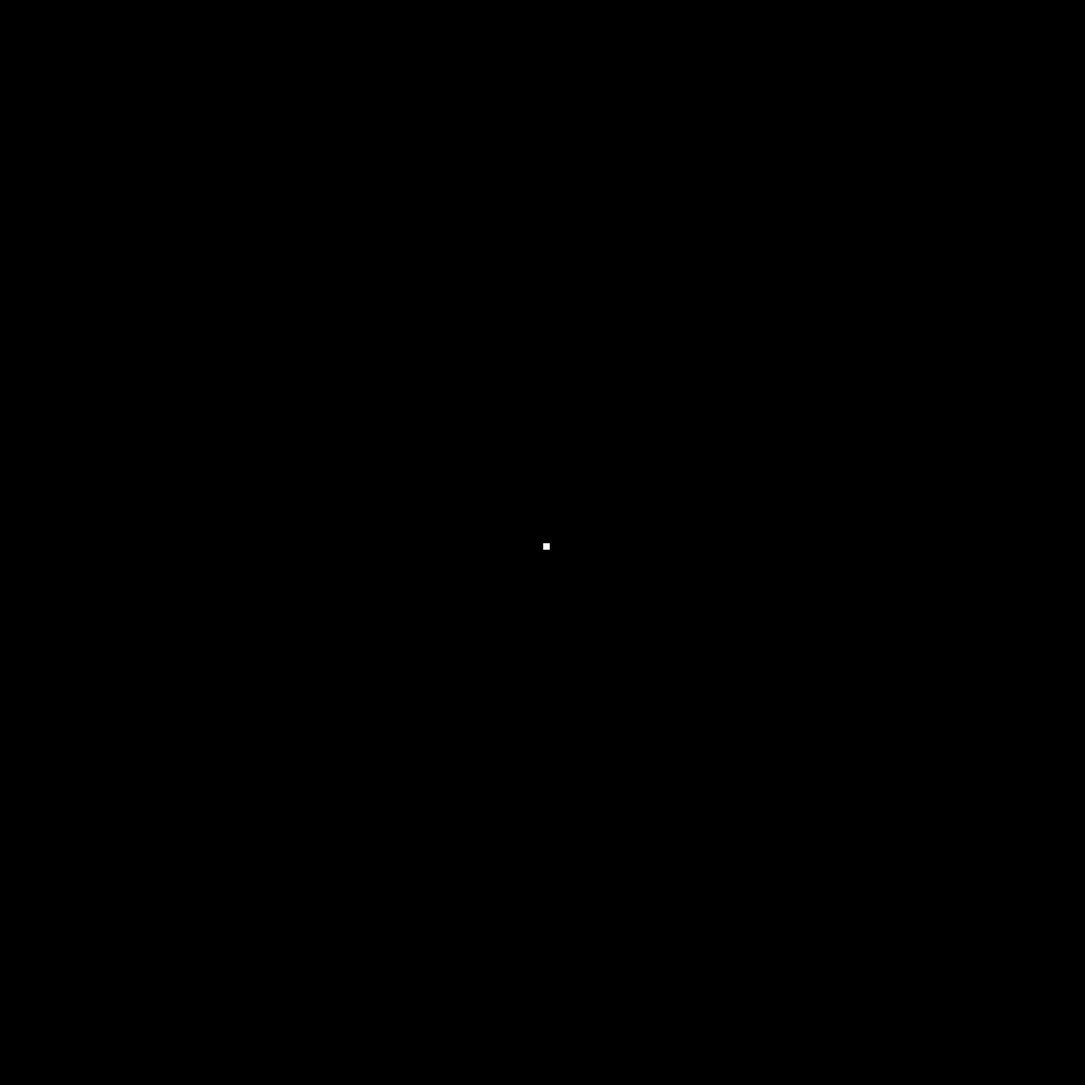
Frame 1 (no input)
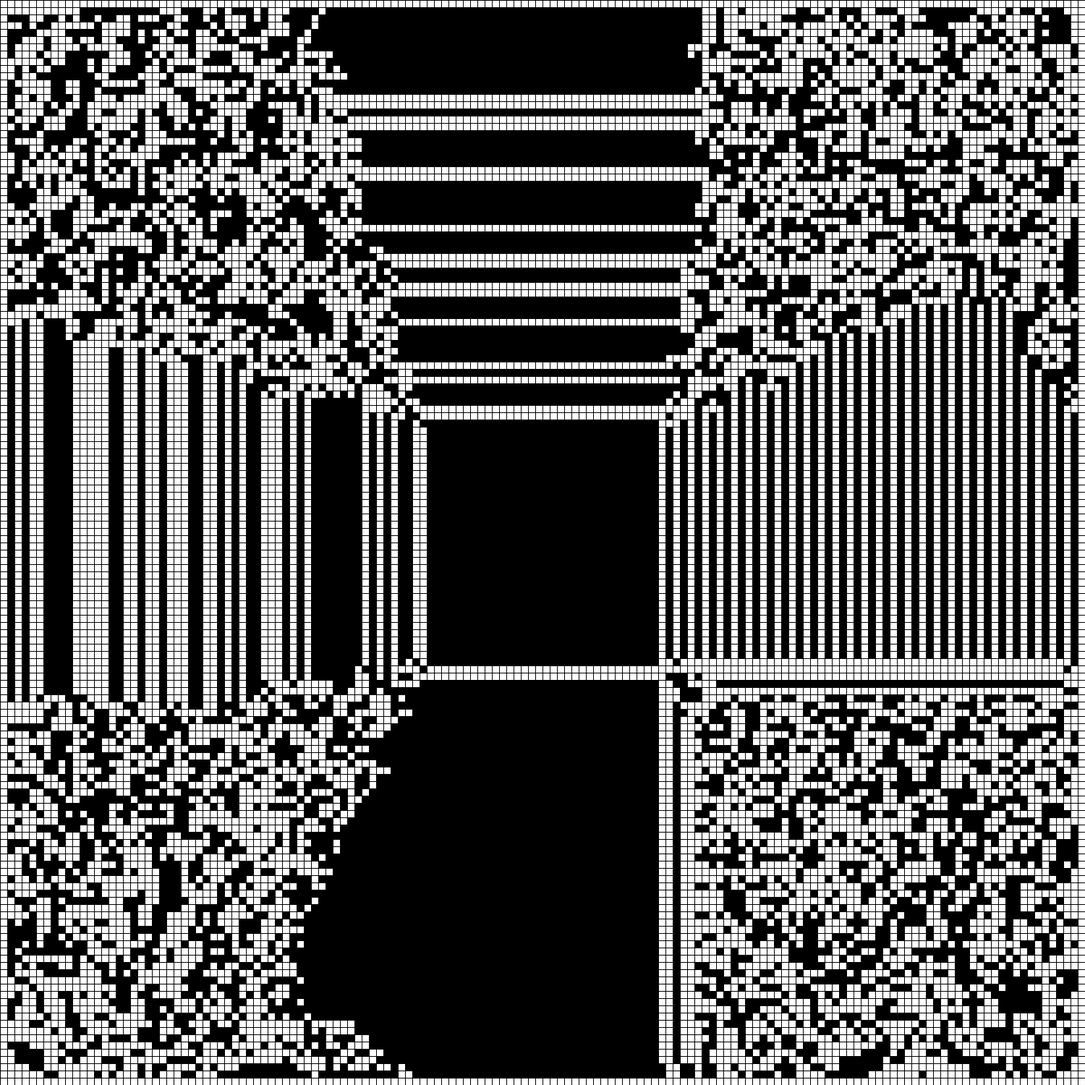
Frame 60 (the mouse pressed at the canvas centre just before this capture)
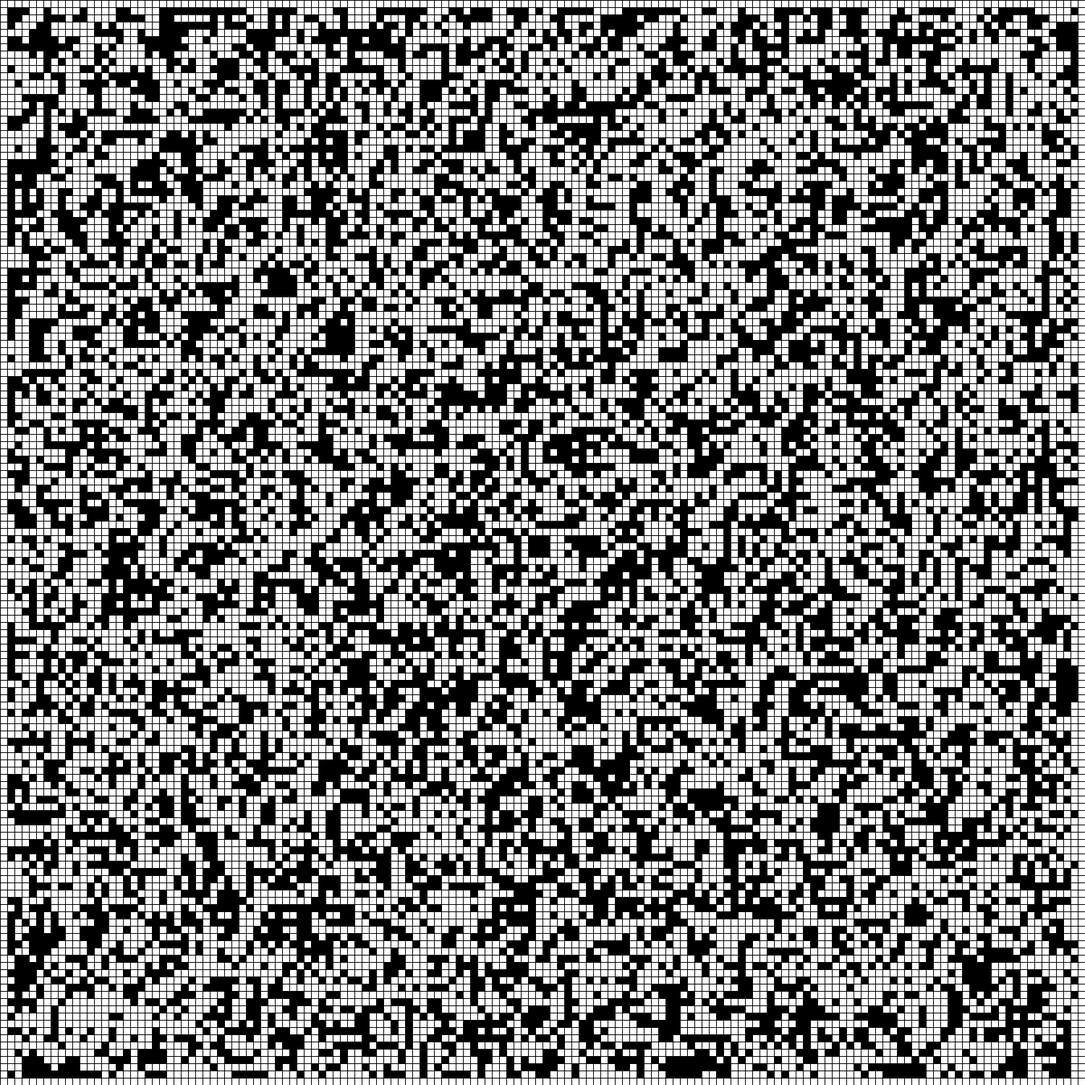
Frame 120 (the mouse held since frame 60 and released just before this capture)

The Processing sketch that drew these frames (run headless with seeded random() and noise(); from frame 60 on, the mouse is pressed at the canvas centre):

// Processing sketch: borders
// ── borders.pde
import java.util.*;
// global variables
int gridWidth = 150;
int gridHeight = 150;
// -1 for random rule, or set custom rule with "L" at the end (limited to pos rules)
long ruleNum = -1;
// our grid of cells
boolean[][] grid = new boolean[gridWidth][gridHeight];
// our table of rules
Hashtable<Long,Boolean> rules = new Hashtable<Long,Boolean>();

// setup runs when program starts
void setup(){
  size(1500,1500);
  // use random rules
  if (ruleNum == -1){
    boolean[] randRules = genRandomRules();
    initRules(randRules);
  }
  // use custom rules
  else{
    boolean[] setRules = toBinary(ruleNum);
    initRules(setRules);
  }
  // initialize grid
  initGrid();
}
// draw runs every frame
void draw(){
  drawGrid(); // display grid on screen
  grid = getNext(); // get next generation
  delay(10);
}

// method for getting the next generation
boolean[][] getNext(){
  boolean[][] nextGen = new boolean[gridWidth][gridHeight];
  for(int i = 0; i < gridWidth; i++){
    for(int j = 0; j < gridHeight; j++){
      // if on border, set to false
      if(i == 0 || j == 0 || i == gridWidth-1 || j == gridHeight-1){
        nextGen[i][j] = false;
      }
      else{
        // borders actually means column and row states
        boolean[] borders = getBorders(i,j);
        // convert borders to a number between 0 and 63 (must be long because of toDecimal parameter)
        long decimal = toDecimal(borders);
        // use decimal to look up rule in table
        boolean rule = rules.get(decimal);
        // apply rule
        nextGen[i][j] = rule;
      }
    }
  }
  return nextGen;
}

// get states of columns and rows using sums and threshholds
boolean[] getBorders(int i, int j){
  // neighborhood is actually row and column states
  boolean[] neighborhood = new boolean[6];
  int index = 0; // index in neighborhood
  int sum;
  // summing row elements
  for (int k = i-1; k <= i+1; k++){
    sum = 0;
    for (int l = j-1; l <= j+1; l++){
      if(grid[k][l] == true){
        sum++;
      }
    }
    // threshhold of 2 for true state
    if(sum >= 2){
      neighborhood[index] = true;
    }
    else{
      neighborhood[index] = false;
    }
    index++;
  }
  // summing column elements
  for (int k = j-1; k <= j+1; k++){
    sum = 0;
    for (int l = i-1; l <= i+1; l++){
      if(grid[k][l] == true){
        sum++;
      }
    }
    // threshhold of 2
    if(sum >= 2){
      neighborhood[index] = true;
    }
    else{
      neighborhood[index] = false;
    }
    index++;
  }
  return neighborhood;
}
// ── converter.pde
// convert boolean array to decimal
long toDecimal(boolean[] bitArr){
  long decimal = 0;
  for(int i = 0; i < bitArr.length; i++){
    if (bitArr[i]){
      // was having problem with Math.pow returning innacurate float, so using loop
      long product;
      if (i == 0){
        product = 1;
      }
      else{
        product = 2;
        for (int j = 1; j < i; j++){
          product *= (long)2; // 2 ^ i
        }
      }
      decimal += product;
      //print(i + "\n");
      //print(decimal + "\n");
    }
  }
  return decimal;
}

// convert decimal to boolean array (binary), ordered from right to left (instead of usual left to right)
boolean[] toBinary(long num){
  LinkedList<Boolean> binaryQueue = new LinkedList<Boolean>();
  while (num > 0){
    long remain = (num % 2);
    binaryQueue.add(remain == 1);
    num /= 2;
  }
  boolean[] binary = new boolean[64];
  for (int i = 0; i < binary.length; i++){
    if(!(binaryQueue.size() == 0)){
      binary[i] = binaryQueue.remove();
    }
    else{
      binary[i] = false; // fill in end of array
    }
  }
  return binary;
}

// ── gridManager.pde
// initialize grid of points
void initGrid(){
  for(int i = 0; i < gridWidth; i++){
    for(int j = 0; j < gridHeight; j++){
      int rand = (int) random(2);
      //grid[i][j] = (rand == 1);

      if(i == gridWidth / 2 && j == gridHeight / 2){
        grid[i][j] = false;
      }
      else{
        grid[i][j] = true;
      }

    }
  }
}
// draw grid on screen
void drawGrid(){
  for(int i = 0; i < gridWidth; i++){
    for(int j = 0; j < gridHeight; j++){
      if(grid[i][j] == false){
        fill(255);
      }
      else{
        fill(0);
      }
      rect(i*10,j*10,10,10);
    }
  }
}

// ── ruleManager.pde
// generate random set of boolean rules
boolean[] genRandomRules(){
  boolean[] ruleStore = new boolean[64];
  for (int i = 0; i < 64; i++){
    int randRule = (int) random(2);
    boolean outState = (randRule == 1);
    ruleStore[i] = outState;
  }
  // to prevent overflow
  //ruleStore[63] = false;
  return ruleStore;
}

// add rules to the Hashtable
void initRules(boolean[] ruleArr){
  // for every possible state
  for (long i = 0; i < 64; i++){
    rules.put(i,ruleArr[(int)i]);
  }
  // trying to make negative numbers work by setting last binary digit to true
  rules.put((long)63,true);
  print("rule: " + toDecimal(ruleArr));
}
